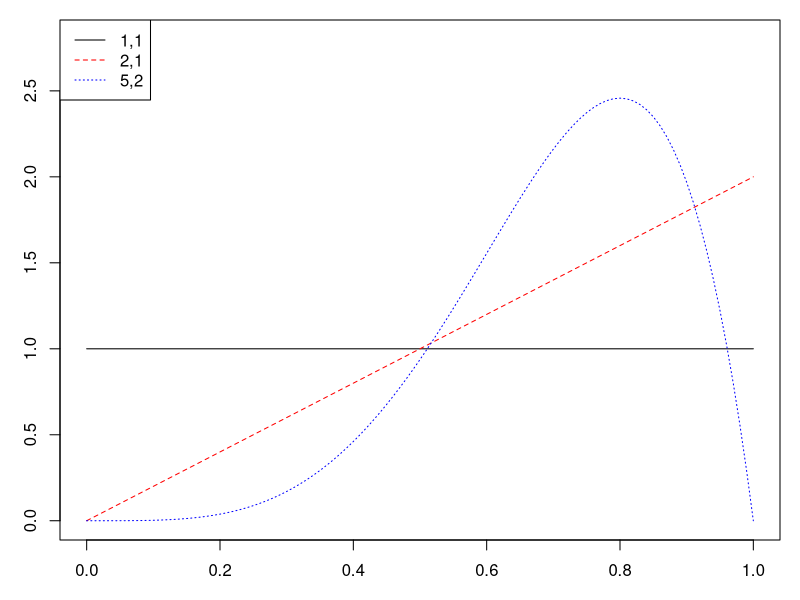
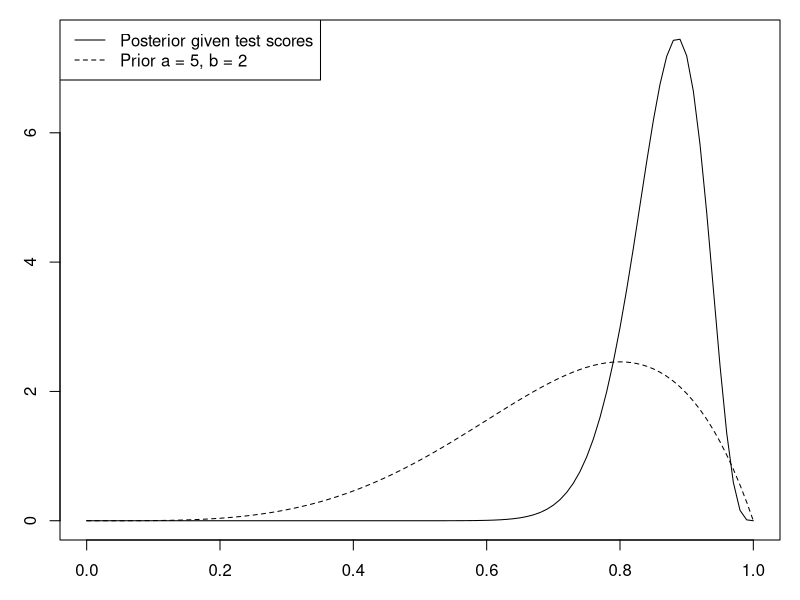
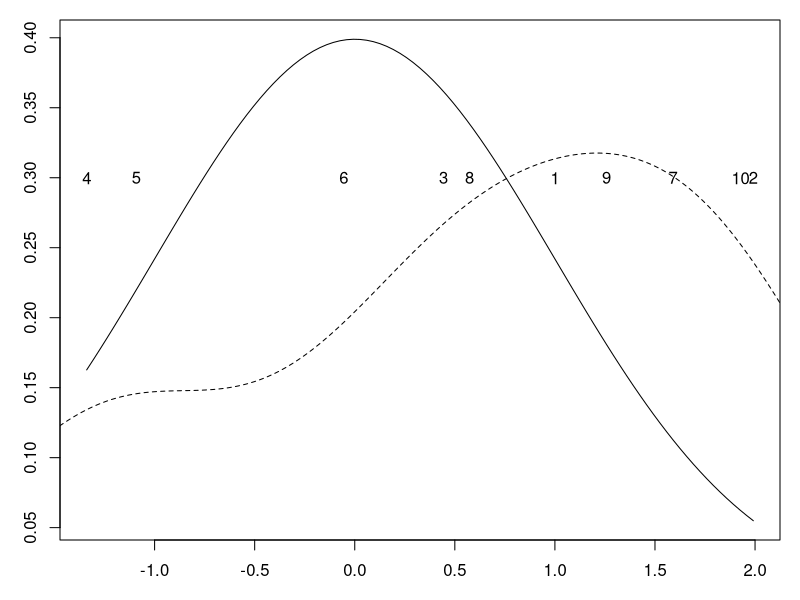
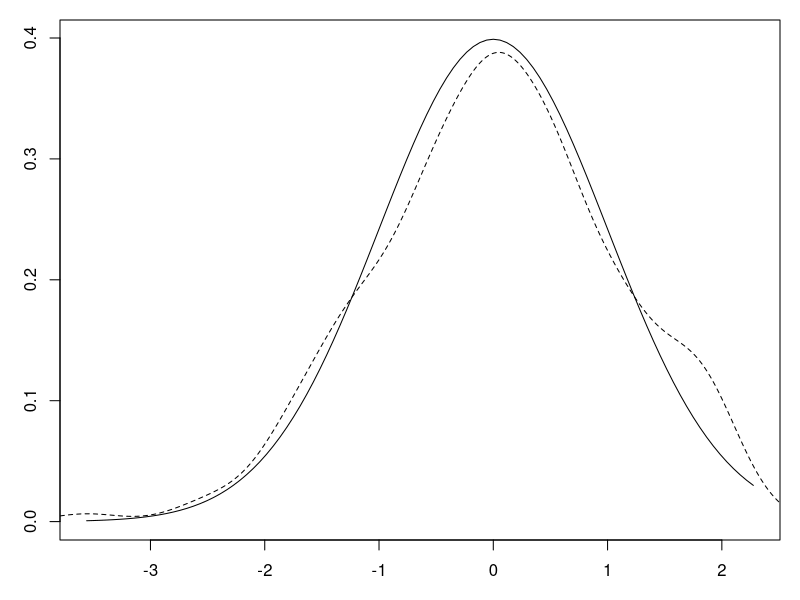
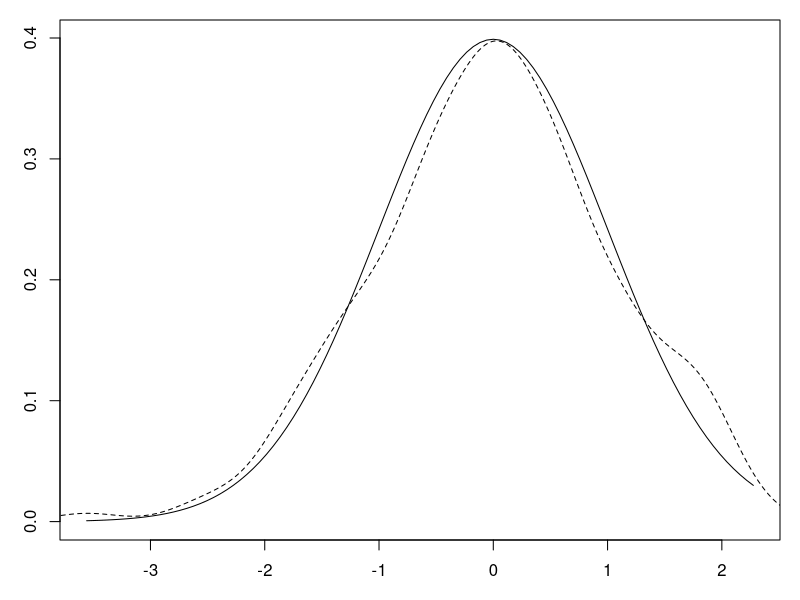
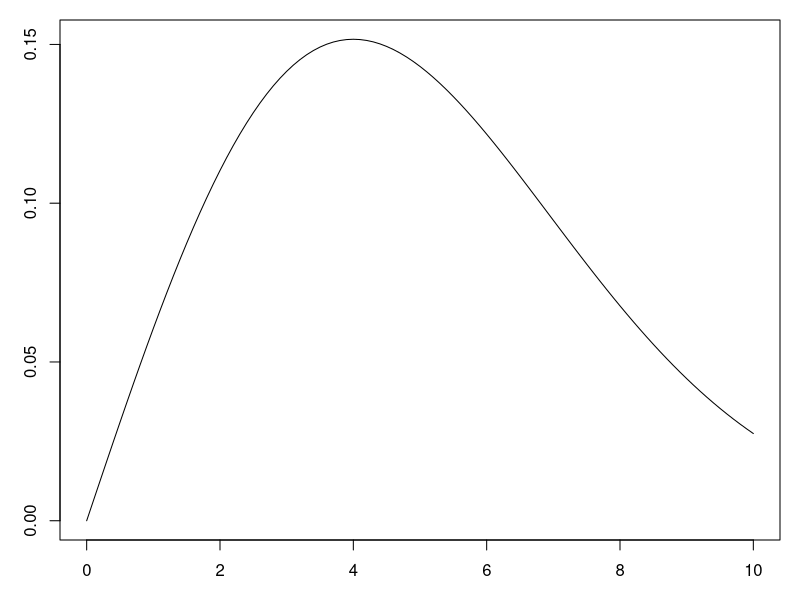
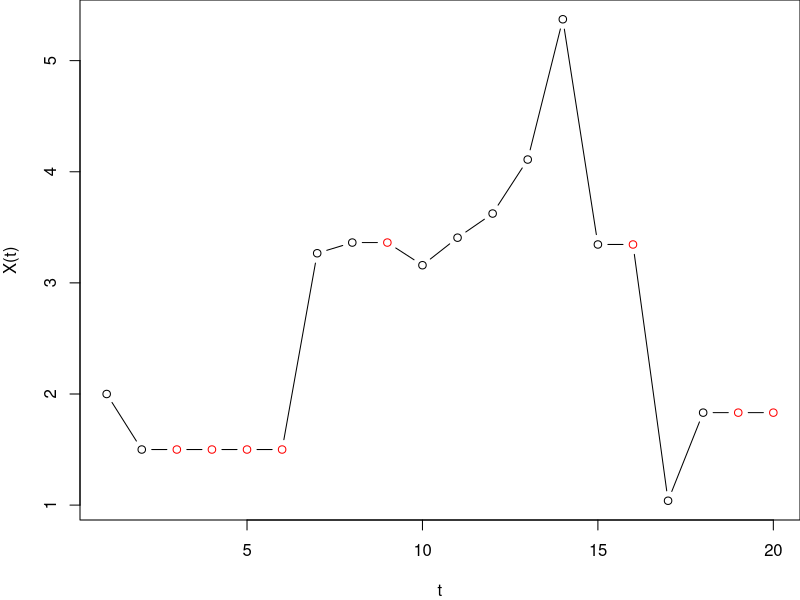
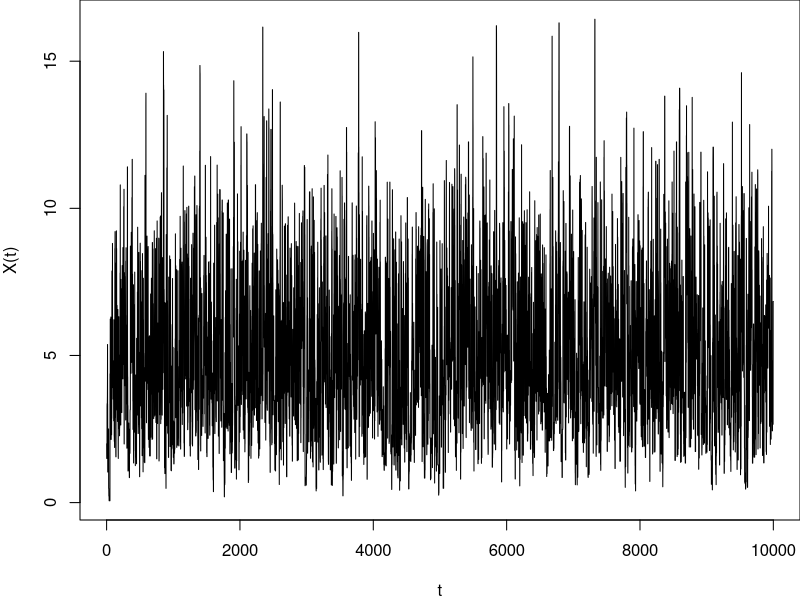

These figures' R source, in order:
### R code from vignette source '/Users/mark/Documents/Professional/Teaching/sjtu/stats406-summer2021/lectures/week09/week09_bayesian_stats/lecture-core.Rnw'

###################################################
### code chunk number 1: lecture-core.Rnw:52-56
###################################################
options(width = 60, digits = 4)
set.seed(49482)
library(tidyverse)
library(ggplot2)


###################################################
### code chunk number 2: lecture-core.Rnw:134-137
###################################################
test_theta <- 0.8
test_score <- rbinom(1, size = 30, test_theta)
print(test_score)


###################################################
### code chunk number 3: lecture-core.Rnw:168-173
###################################################
    par(mar = c(3,3,1,1))
curve(dbeta(x, 1, 1), xlim = c(0,1), ylim = c(0, 2.8))
curve(dbeta(x, 2, 1), xlim = c(0,1), add = TRUE, lty = 2, col = "red")
curve(dbeta(x, 5, 2), xlim = c(0,1), add = TRUE, lty = 3, col = "blue")
legend("topleft", lty = 1:3, col = c("black", "red", "blue"), legend = c("1,1", "2,1", "5,2"))


###################################################
### code chunk number 4: lecture-core.Rnw:216-220
###################################################
par(mar = c(3,3,1,1))
curve(dbeta(x, 5 + test_score, 32 - test_score))
curve(dbeta(x, 5, 2), add =TRUE, lty = 2)
legend(x = "topleft", legend = c("Posterior given test scores", "Prior a = 5, b = 2"), lty = 1:2)


###################################################
### code chunk number 5: lecture-core.Rnw:226-227
###################################################
1 - pbeta(0.75, 5 + test_score, 32 - test_score)


###################################################
### code chunk number 6: lecture-core.Rnw:231-233
###################################################
1 - var(rbeta(1000, 5 + test_score, 32 - test_score)) /
  var(rbeta(1000, 5, 2)) ## MC estimates of variance


###################################################
### code chunk number 7: lecture-core.Rnw:282-286
###################################################
rv1 <- cumsum(c(1, rnorm(9, mean = 0)))
curve(dnorm(x), xlim = range(c(-1, 1, rv1)))
lines(density(rv1), lty = 2)
text(y = 0.3, x = rv1, labels =  1:10)


###################################################
### code chunk number 8: lecture-core.Rnw:293-299
###################################################
par(mar = c(3, 3, 1, 1))
rv2 <- c(0, rnorm(200, mean = 0))
rvs <- c(rv1, rv2)
curve(dnorm(x), xlim = range(c(-1, 1, rvs)))
lines(density(rvs), lty = 2)
# text(y = 0.3, x = rv1, labels =  1:10)


###################################################
### code chunk number 9: lecture-core.Rnw:306-310
###################################################
par(mar = c(3, 3, 1, 1))
curve(dnorm(x), xlim = range(c(-1, 1, rv2)))
lines(density(rv2), lty = 2)
# text(y = 0.3, x = rv1, labels =  1:10)


###################################################
### code chunk number 10: lecture-core.Rnw:385-396
###################################################
# we'll fix sigma at 4 
f <- function(x) {
  (x / 16) * exp(-x^2 / 32)
}
B <- 10000
xs <- numeric(B)
xs[1] <- 2 # arbitrary starting point

# we'll log rejects
rejected <- logical(B)
rejected[1] <- FALSE


###################################################
### code chunk number 11: lecture-core.Rnw:401-402
###################################################
curve(f(x), xlim = c(0, 10))


###################################################
### code chunk number 12: lecture-core.Rnw:407-422
###################################################
# starting i = 2, apply MH 
for (i in 2:B) {
  x <- xs[i - 1]
  xstar <- rchisq(1, df = x)
  ratio <- f(xstar) * dchisq(x, df = xstar) /
           (f(x) * dchisq(xstar, df = x))
  u <- runif(1)
  if (u <= ratio) {
    xs[i] <- xstar
    rejected[i] <- FALSE
  } else {
    xs[i] <- x
    rejected[i] <- TRUE
  }
}


###################################################
### code chunk number 13: lecture-core.Rnw:428-431
###################################################
par(mar = c(4,4,0,0))
k <- 20
plot(xs[1:k], type = 'b', col = c("black", "red")[1 + rejected], ylab = "X(t)", xlab = "t")


###################################################
### code chunk number 14: lecture-core.Rnw:438-440
###################################################
par(mar = c(4,4,0,0))
plot(xs, type = 'l', ylab = "X(t)", xlab = "t")


###################################################
### code chunk number 15: lecture-core.Rnw:454-456
###################################################
df <- data.frame(x_t = xs, burnin = c(rep("Yes", 200), rep("No", B - 200)))
ggplot(df, aes(x = x_t, fill = burnin)) + geom_density(alpha = 0.5) + stat_function(fun = f, lwd = 2)


###################################################
### code chunk number 16: lecture-core.Rnw:512-516
###################################################
pi_star <- function(theta) {
  theta^(5 + test_score - 1) *
  (1 - theta)^(32 - test_score - 1)
}


###################################################
### code chunk number 17: lecture-core.Rnw:521-536
###################################################
B <- 20000; chain <- numeric(B) ; chain[1] <- 0.5; rejects <- 0
for (i in 2:B) {
    candidate <- ifelse(chain[i - 1] < 0.5, 
                        runif(1, 0, 0.6),
                        runif(1, 0.4, 1))
    ratio <- pi_star(candidate) * (5/3) /
        (pi_star(chain[i - 1]) * (5/3))
    if (runif(1) <= ratio) {
        chain[i] <- candidate
    } else {
        chain[i] <- chain[i - 1]
        rejects <- rejects + 1
    }
}
reject_rate <- rejects / B


###################################################
### code chunk number 18: lecture-core.Rnw:541-542
###################################################
plot(chain, type = 'l')


###################################################
### code chunk number 19: lecture-core.Rnw:547-549
###################################################
plot(density(chain[2000:5000]))
curve(dbeta(x, 5 + test_score, 32 - test_score), add = TRUE, col = "red")


###################################################
### code chunk number 20: lecture-core.Rnw:578-590
###################################################
chain_ind <- numeric(B) ; chain_ind[1] <- 0.1 ; rejects_ind <- 0
for (i in 2:B) {
    candidate <- runif(1)
    ratio <- pi_star(candidate) / pi_star(chain_ind[i - 1])
    if (runif(1) <= ratio) {
        chain_ind[i] <- candidate
    } else {
        chain_ind[i] <- chain_ind[i - 1]
        rejects_ind <- rejects_ind + 1
    }
}
reject_rate_ind <- rejects_ind / B


###################################################
### code chunk number 21: lecture-core.Rnw:595-596
###################################################
plot(chain_ind, type = 'l')


###################################################
### code chunk number 22: lecture-core.Rnw:602-604
###################################################
plot(density(chain_ind[2000:B]))
curve(dbeta(x, 5 + test_score, 32 - test_score), add = TRUE, col = "red")


###################################################
### code chunk number 23: lecture-core.Rnw:623-625
###################################################
reject_rate
reject_rate_ind


###################################################
### code chunk number 24: lecture-core.Rnw:658-672
###################################################
unif_chain <- function(delta, B = 5000) {
  chain <- numeric(B); chain[1] <- 0 ; rejects <- 0
  for (i in 2:B) {
    candidate <- chain[i - 1] + runif(1, -delta, delta)
    ratio <- dnorm(candidate) / dnorm(chain[i - 1])
    if (runif(1) <= ratio) {
        chain[i] <- candidate
    } else {
        chain[i] <- chain[i - 1]
        rejects <- rejects + 1
    }
  }
  list(reject_rate = rejects / B, chain = chain)
}


###################################################
### code chunk number 25: lecture-core.Rnw:677-680
###################################################
n01_chain_0.1 <- unif_chain(0.1)
n01_chain_1 <- unif_chain(1)
n01_chain_10 <- unif_chain(10)


###################################################
### code chunk number 26: lecture-core.Rnw:685-693
###################################################
par(mar = c(4, 4, 2,2))
k <-1000 
plot(NULL, xlim = c(1, k), ylim = 1.5 * range(c(n01_chain_10$chain, n01_chain_1$chain, n01_chain_0.1$chain)))
rs <- rainbow(3)
lines(1:k, n01_chain_0.1$chain[1:k], col = rs[1])
lines(1:k, n01_chain_1$chain[1:k], col = rs[2])
lines(1:k, n01_chain_10$chain[1:k], col = rs[3])
legend("bottomright", legend = c(0.1, 1, 10), fill = rs)


###################################################
### code chunk number 27: lecture-core.Rnw:698-701
###################################################
n01_chain_0.1$reject_rate
n01_chain_1$reject_rate
n01_chain_10$reject_rate


